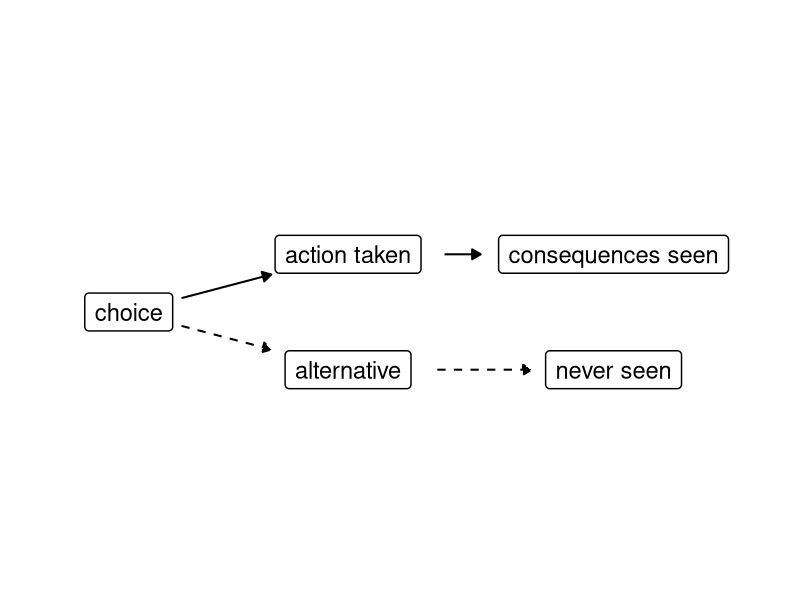
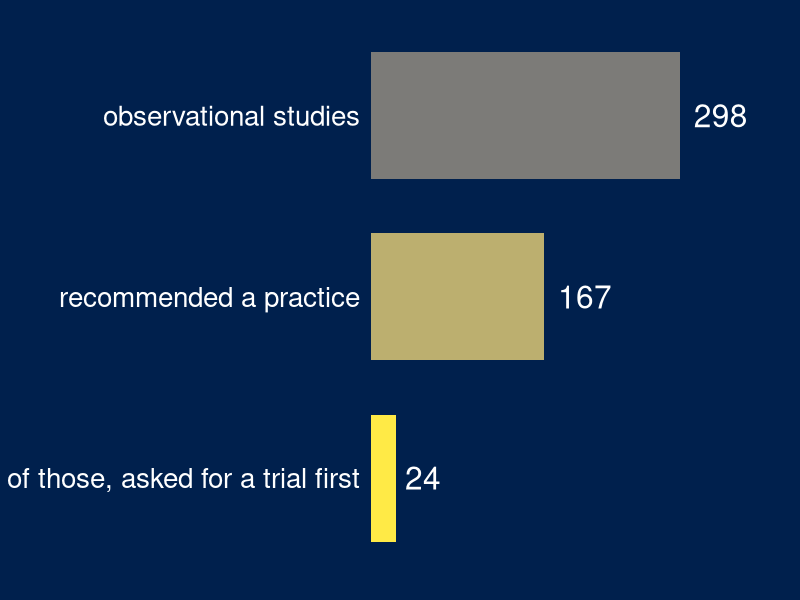
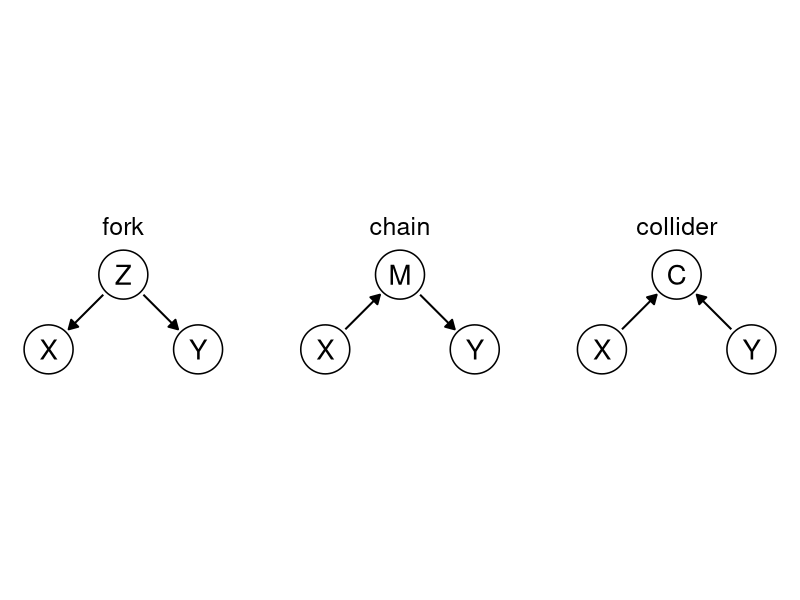
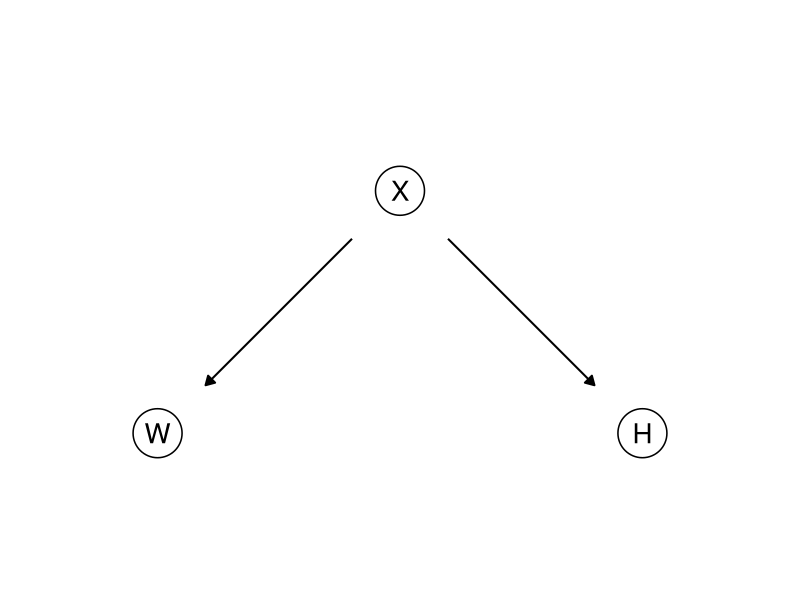
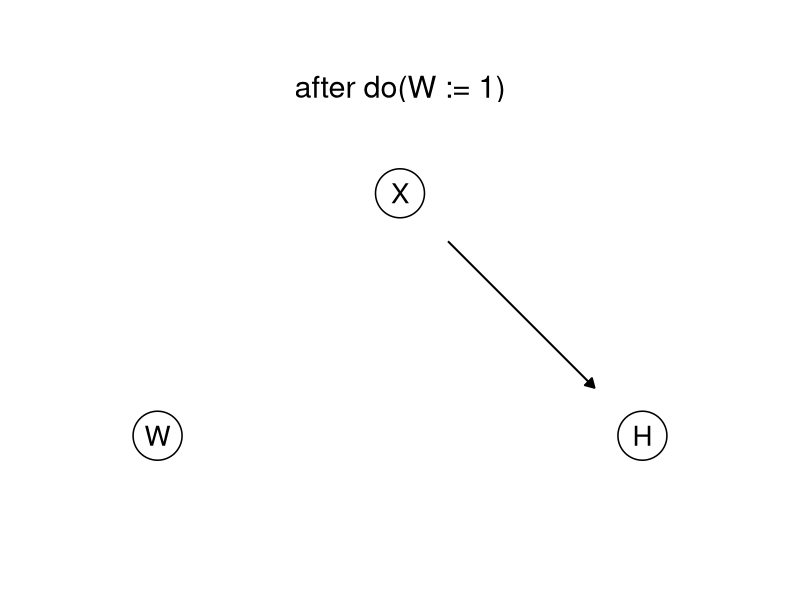
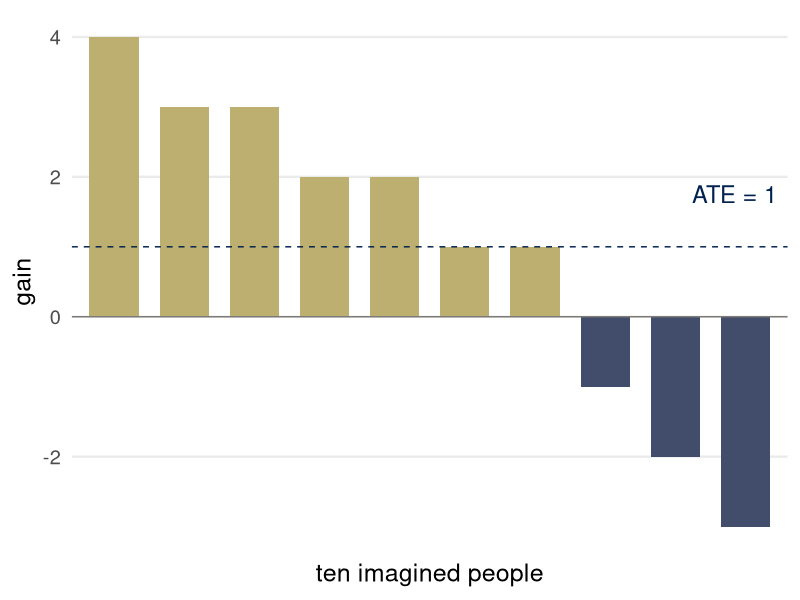
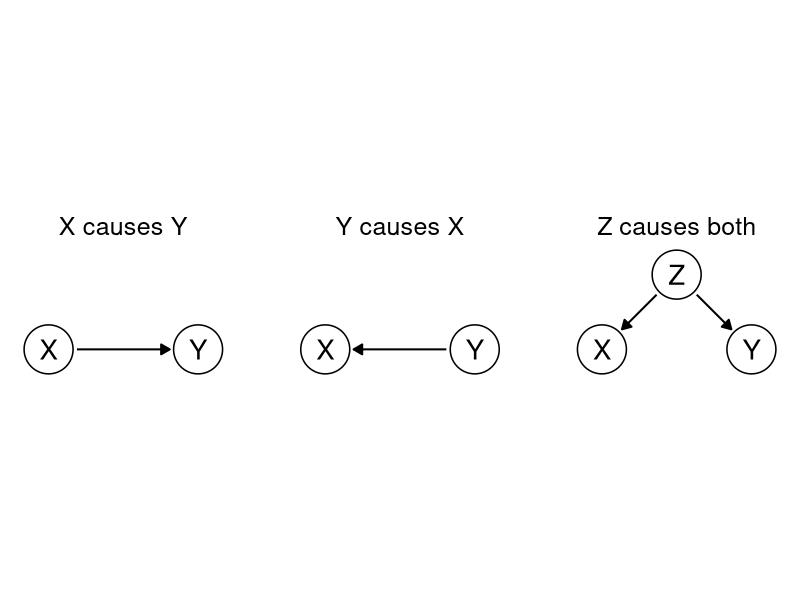
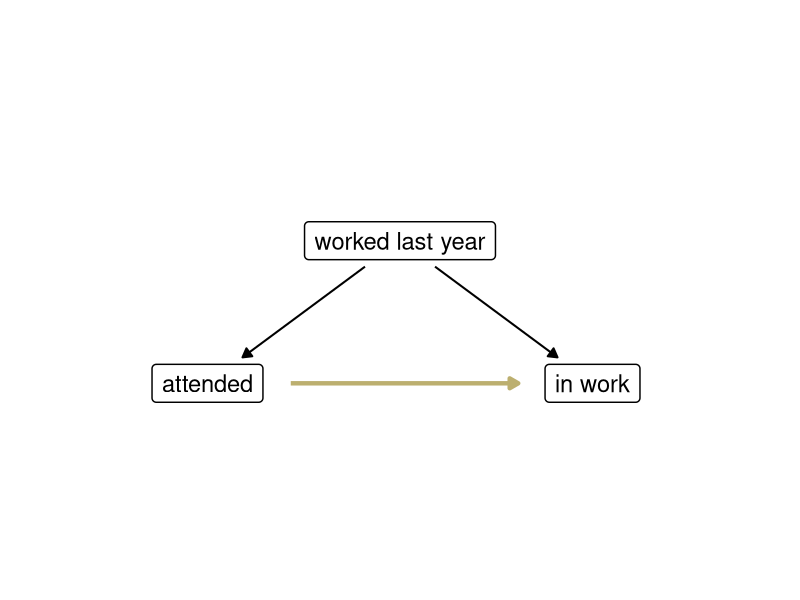

Write R code to recreate these figures, in order.
## ---- chunk 1
library(ggplot2)
library(dplyr)
theme_set(theme_minimal(base_size = 18))
# cividis: navy, slate, gray, khaki, gold, yellow (viridisLite::cividis(9)[c(1, 3, 5, 6, 7, 9)])
navy <- "#00204D"; slate <- "#414D6B"; cgray <- "#7C7B78"; khaki <- "#9B9477"; gold <- "#BCAF6F"; yellow <- "#FFEA46"
two <- c(navy, gold)               # the two groups, wherever there are two
# charts on dark (.inverse) slides: white text on the navy background, yellow and gold for the two groups
dark <- theme(text = element_text(color = "white"), axis.text = element_text(color = "white"),
              legend.text = element_text(color = "white"), plot.title = element_text(color = "white"),
              panel.grid.major = element_line(color = slate), panel.grid.minor = element_blank(),
              plot.background = element_rect(fill = navy, color = NA),
              panel.background = element_rect(fill = navy, color = NA),
              legend.background = element_rect(fill = navy, color = NA),
              legend.key = element_rect(fill = navy, color = NA))
two_dark <- c(yellow, gold)

# Causal graphs. Nodes are letters in circles, or words in boxes (boxes = TRUE).
# Arrows are drawn last, so a slightly short estimate of a node's size cannot hide
# an arrowhead. r is the circle radius in data units; k the width of one character
# per unit of text size. One panel per value of `panel`.
draw_dag <- function(nodes, edges, dashed = character(0), highlight = character(0), boxes = FALSE,
                     text_size = 7, r = 0.36, k = 0.0165, xlim = c(-0.5, 2.5), ylim = c(-0.4, 1.4),
                     strip_size = 18) {
  if (!"panel" %in% names(nodes)) { nodes$panel <- ""; edges$panel <- "" }
  nodes$hw <- if (boxes) 0.5 * k * nchar(as.character(nodes$name)) * text_size + 0.06 else r
  nodes$hh <- if (boxes) 0.17 else r
  e <- edges |>
    left_join(nodes, by = c("panel", "from" = "name")) |>
    rename(x0 = x, y0 = y, hw0 = hw, hh0 = hh) |>
    left_join(nodes, by = c("panel", "to" = "name")) |>
    mutate(dx = x - x0, dy = y - y0, len = sqrt(dx^2 + dy^2), ux = dx / len, uy = dy / len,
           # distance from a node's center to the edge of its box (or circle) along the arrow
           s0 = if (boxes) pmin(hw0 / pmax(abs(ux), 1e-9), hh0 / pmax(abs(uy), 1e-9)) else hw0,
           s1 = if (boxes) pmin(hw / pmax(abs(ux), 1e-9), hh / pmax(abs(uy), 1e-9)) else hw,
           xs = x0 + (s0 + 0.02) * ux, ys = y0 + (s0 + 0.02) * uy,
           xe = x - (s1 + 0.02) * ux, ye = y - (s1 + 0.02) * uy,
           style = ifelse(paste(from, to) %in% dashed, "dashed", "solid"),
           col = ifelse(paste(from, to) %in% highlight, "#BCAF6F", "black"))
  p <- ggplot()
  p <- if (boxes) {
    p + geom_label(data = nodes, aes(x, y, label = name), size = text_size, label.size = 0.5,
                   label.padding = unit(0.35, "lines"))
  } else {
    p + geom_point(data = nodes, aes(x, y), size = 16, shape = 21, fill = "white", stroke = 0.8) +
      geom_text(data = nodes, aes(x, y, label = name), size = text_size, parse = TRUE)
  }
  p + geom_segment(data = e, aes(x = xs, y = ys, xend = xe, yend = ye, linetype = style, color = col),
                   arrow = arrow(length = unit(0.25, "cm"), type = "closed"),
                   linewidth = ifelse(e$col == "black", 0.7, 1.5), show.legend = FALSE) +
    scale_linetype_identity() + scale_color_identity() +
    facet_wrap(~ panel, nrow = 1) +
    coord_fixed(xlim = xlim, ylim = ylim) +
    theme_void() +
    theme(strip.text = element_text(size = strip_size), panel.spacing = unit(1.5, "lines"))
}
## ---- chunk 2
draw_dag(data.frame(name = c("choice", "action taken", "alternative", "consequences seen", "never seen"),
                    x = c(0, 1.9, 1.9, 4.2, 4.2), y = c(0.5, 1, 0, 1, 0)),
         data.frame(from = c("choice", "choice", "action taken", "alternative"),
                    to = c("action taken", "alternative", "consequences seen", "never seen")),
         dashed = c("choice alternative", "alternative never seen"),
         boxes = TRUE, text_size = 6, k = 0.021, xlim = c(-0.8, 5.5), ylim = c(-0.3, 1.3))
## ---- chunk 3
prasad <- data.frame(label = c("observational studies", "recommended a practice", "of those, asked for a trial first"),
                     n = c(298, 167, 24))
prasad$label <- factor(prasad$label, levels = rev(prasad$label))
ggplot(prasad, aes(n, label, fill = label)) +
  geom_col(width = 0.7, show.legend = FALSE) +
  geom_text(aes(label = n), hjust = -0.25, color = "white", size = 8) +
  scale_fill_manual(values = setNames(c(cgray, gold, yellow), levels(prasad$label)[3:1])) +
  scale_x_continuous(limits = c(0, 360), expand = c(0, 0)) +
  coord_cartesian(clip = "off") +
  labs(x = NULL, y = NULL) +
  dark +
  theme(axis.text.x = element_blank(), panel.grid.major = element_blank(), panel.grid.minor = element_blank(),
        axis.text.y = element_text(size = 20, color = "white"), plot.margin = margin(5, 40, 5, 5))
## ---- chunk 4
shapes <- c("fork", "chain", "collider")
nodes <- data.frame(panel = rep(shapes, each = 3),
                    name = c("Z", "X", "Y", "M", "X", "Y", "C", "X", "Y"),
                    x = rep(c(1, 0, 2), 3), y = rep(c(1, 0, 0), 3))
edges <- data.frame(panel = rep(shapes, each = 2),
                    from = c("Z", "Z", "X", "M", "X", "Y"),
                    to = c("X", "Y", "M", "Y", "C", "C"))
nodes$panel <- factor(nodes$panel, levels = shapes); edges$panel <- factor(edges$panel, levels = shapes)
draw_dag(nodes, edges)
## ---- chunk 5
draw_dag(data.frame(name = c("X", "W", "H"), x = c(1, 0, 2), y = c(1, 0, 0)),
         data.frame(from = c("X", "X"), to = c("W", "H")), r = 0.26, ylim = c(-0.35, 1.35))
## ---- chunk 6
draw_dag(data.frame(panel = "after do(W := 1)", name = c("X", "W", "H"), x = c(1, 0, 2), y = c(1, 0, 0)),
         data.frame(panel = "after do(W := 1)", from = "X", to = "H"), r = 0.26, strip_size = 22,
         ylim = c(-0.3, 1.3))
## ---- chunk 7
gains <- data.frame(person = factor(1:10), effect = c(4, 3, 3, 2, 2, 1, 1, -1, -2, -3))
ggplot(gains, aes(person, effect, fill = effect > 0)) +
  geom_col(width = 0.7, show.legend = FALSE) +
  geom_hline(yintercept = 0, color = cgray) +
  geom_hline(yintercept = mean(gains$effect), linetype = "dashed", color = navy) +
  annotate("text", x = 10.45, y = 1.75, label = "ATE = 1", hjust = 1, color = navy, size = 6) +
  scale_fill_manual(values = c(`TRUE` = gold, `FALSE` = slate)) +
  labs(x = "ten imagined people", y = "gain") +
  theme(panel.grid.major.x = element_blank(), panel.grid.minor = element_blank(), axis.text.x = element_blank())
## ---- chunk 8
pics <- c("X causes Y", "Y causes X", "Z causes both")
nodes <- data.frame(panel = c(pics[1], pics[1], pics[2], pics[2], pics[3], pics[3], pics[3]),
                    name = c("X", "Y", "X", "Y", "Z", "X", "Y"),
                    x = c(0, 2, 0, 2, 1, 0, 2), y = c(0, 0, 0, 0, 1, 0, 0))
edges <- data.frame(panel = c(pics[1], pics[2], pics[3], pics[3]),
                    from = c("X", "Y", "Z", "Z"), to = c("Y", "X", "X", "Y"))
nodes$panel <- factor(nodes$panel, levels = pics); edges$panel <- factor(edges$panel, levels = pics)
draw_dag(nodes, edges)
## ---- chunk 9
draw_dag(data.frame(name = c("worked last year", "attended", "in work"),
                    x = c(1.35, 0, 2.7), y = c(1, 0, 0)),
         data.frame(from = c("worked last year", "worked last year", "attended"),
                    to = c("attended", "in work", "in work")),
         highlight = "attended in work", boxes = TRUE, text_size = 6, k = 0.021,
         xlim = c(-1.2, 3.9), ylim = c(-0.25, 1.25))
## ---- chunk 10
draw_dag(data.frame(name = c("Z", "X", "Y"), x = c(1, 0, 2), y = c(1, 0, 0)),
         data.frame(from = c("Z", "Z", "X"), to = c("X", "Y", "Y")), r = 0.26)
## ---- chunk 11
draw_dag(data.frame(name = c("Z", "U", "X", "Y"), x = c(0.4, 1.6, 0, 2), y = c(1.1, 1.1, 0, 0)),
         data.frame(from = c("Z", "Z", "U", "U", "X"), to = c("X", "Y", "X", "Y", "Y")),
         dashed = c("U X", "U Y"), r = 0.26)
## ---- chunk 12
loop_boxes <- data.frame(x = c(0, 3), y = c(0, 0), label = c("atop(agent, policy~pi)", "environment"))
loop_top <- data.frame(x = 0.62, y = 0.28, xend = 2.28, yend = 0.28)
loop_bottom <- data.frame(x = 2.28, y = -0.28, xend = 0.62, yend = -0.28)
loop_text <- data.frame(x = c(1.45, 1.45), y = c(1.12, -1.12),
                        label = c("action~italic(A)", "state~italic(S)*','~reward~italic(R)"))
ggplot() +
  geom_curve(data = loop_top, aes(x = x, y = y, xend = xend, yend = yend), curvature = -0.35,
             arrow = arrow(length = unit(0.3, "cm"), type = "closed"), linewidth = 0.8) +
  geom_curve(data = loop_bottom, aes(x = x, y = y, xend = xend, yend = yend), curvature = -0.35,
             arrow = arrow(length = unit(0.3, "cm"), type = "closed"), linewidth = 0.8) +
  geom_label(data = loop_boxes, aes(x, y, label = label), parse = TRUE, size = 7,
             label.padding = unit(0.6, "lines"), label.size = 0.6) +
  geom_text(data = loop_text, aes(x, y, label = label), parse = TRUE, size = 6.5) +
  coord_cartesian(xlim = c(-0.9, 3.9), ylim = c(-1.3, 1.3)) +
  theme_void()
## ---- chunk 13
panels <- c("cleans", "closes its eyes", "covers the mess")
room <- data.frame(panel = factor(panels, levels = panels))
cone <- do.call(rbind, lapply(panels[c(1, 3)], function(p)
  data.frame(panel = p, x = c(2.6, 9.6, 9.6), y = c(2.3, 7.4, 3.0))))
mess <- data.frame(panel = rep(panels[2:3], each = 2), x = c(7.6, 8.4, 7.6, 8.4), y = c(5.0, 4.3, 5.0, 4.3))
cover <- data.frame(panel = panels[3], xmin = 6.5, xmax = 9.7, ymin = 3.2, ymax = 6.1)
caption <- data.frame(panel = panels, x = 5, y = -1.6,
                      label = c("italic(R)==1*', room clean'", "italic(R)==1*', room dirty'", "italic(R)==1*', room dirty'"))
for (d in c("cone", "mess", "cover", "caption")) {
  z <- get(d); z$panel <- factor(z$panel, levels = panels); assign(d, z)
}
ggplot() +
  geom_rect(data = room, aes(xmin = 0, xmax = 10, ymin = 0, ymax = 8), fill = NA, color = slate, linewidth = 0.8) +
  geom_polygon(data = cone, aes(x, y), fill = gold, alpha = 0.5) +
  geom_point(data = mess, aes(x, y), size = 7, color = khaki) +
  geom_rect(data = cover, aes(xmin = xmin, xmax = xmax, ymin = ymin, ymax = ymax), fill = cgray, alpha = 0.8) +
  geom_point(data = data.frame(x = 2, y = 2), aes(x, y), size = 9, color = navy) +
  geom_text(data = caption, aes(x, y, label = label), parse = TRUE, size = 5.6) +
  facet_wrap(~ panel, nrow = 1) +
  coord_fixed(xlim = c(-0.3, 10.3), ylim = c(-2.4, 8.3)) +
  theme_void() + theme(strip.text = element_text(size = 17), panel.spacing = unit(1.5, "lines"))
## ---- chunk 14
skim <- data.frame(group = factor(rep(c("worked last year", "did not"), 2), levels = c("worked last year", "did not")),
                   panel = factor(rep(c("R", "U"), each = 2), levels = c("R", "U"),
                                  labels = c("italic(R)*':'~placement~rate", "italic(U)*':'~extra~people~'in'~work")),
                   value = c(70, 40, 6, 26), shown = c("70%", "40%", "6", "26"))
ggplot(skim, aes(group, value, fill = group)) +
  geom_col(width = 0.6, show.legend = FALSE) +
  geom_text(aes(label = shown), vjust = -0.4, size = 6) +
  facet_wrap(~ panel, scales = "free_y", labeller = label_parsed) +
  scale_fill_manual(values = two) +
  scale_y_continuous(expand = expansion(mult = c(0, 0.3))) +
  coord_cartesian(clip = "off") +
  labs(x = "the 100 people sent", y = NULL, caption = "invented numbers: the variant job center") +
  theme(axis.text.y = element_blank(), panel.grid.major = element_blank(), panel.grid.minor = element_blank(),
        strip.text = element_text(size = 17, margin = margin(b = 12)), axis.title.x = element_text(size = 15),
        plot.caption = element_text(size = 12, color = cgray))
